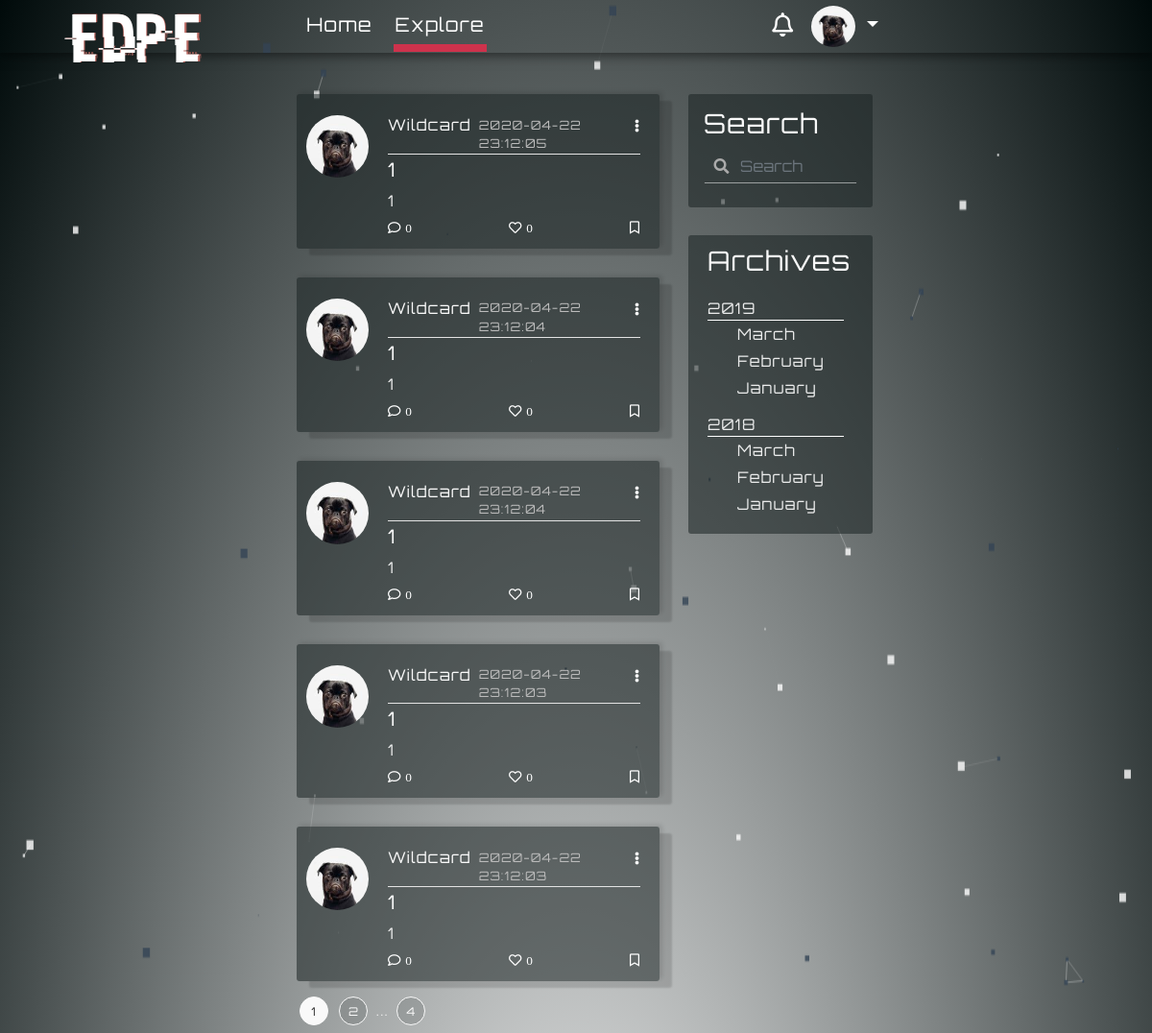
Page /explore (signed in) on the committed database.
### myBlogApp/models.py (models this page shows, shortened)
class User(UserMixin, db.Model):
    id = db.Column(db.Integer, primary_key=True)
    username = db.Column(db.String(64), index=True, unique=True)
    email = db.Column(db.String(120), index=True, unique=True)
    image_file = db.Column(db.String(20), default='default.png')
    password_hash = db.Column(db.String(128))
    about_me = db.Column(db.String(140))
    last_seen = db.Column(db.DateTime, default=datetime.utcnow())
    posts = db.relationship('Post', backref='author', foreign_keys='Post.user_id', lazy=True)
    comments = db.relationship('Comment', backref='c_author', foreign_keys='Comment.author_id', lazy='dynamic')
    followed = db.relationship(
        'User', secondary=followers,
        primaryjoin=(followers.c.follower_id == id),
        secondaryjoin=(followers.c.followed_id == id),
        backref=db.backref('followers', lazy='dynamic'), lazy='dynamic')
    liked = db.relationship('Like_Post', foreign_keys='Like_Post.liked_user_id', backref='liked_author', lazy='dynamic')
    message_sent = db.relationship('Message', foreign_keys='Message.sender_id', backref='author', lazy='dynamic')
    message_received = db.relationship('Message', foreign_keys='Message.recipient_id', backref='recipient', lazy='dynamic')
    last_message_read_time = db.Column(db.DateTime)
    notifications = db.relationship('Notification', foreign_keys='Notification.notification_user_id',
                                    backref='notification_user', lazy='dynamic')
    def new_messages(self):
        last_read_time = self.last_message_read_time or datetime(1900, 1, 1)
        return Message.query.filter_by(recipient=self).filter(Message.timestamp > last_read_time).count()
    def has_liked_post(self, post):
        return Like_Post.query.filter(
            Like_Post.liked_user_id == self.id,
            Like_Post.liked_post_id == post.id).count() > 0

class SearchableMixin(object):
    @classmethod
    def before_commit(cls, session):
        session._changes = {
            'add': list(session.new),
            'update': list(session.dirty),
            'delete': list(session.deleted)
        }
    @classmethod
    def after_commit(cls, session):
        for obj in session._changes['add']:
            if isinstance(obj, SearchableMixin):
                add_to_index(obj.__tablename__, obj)
        for obj in session._changes['update']:
            if isinstance(obj, SearchableMixin):
                add_to_index(obj.__tablename__, obj)
        for obj in session._changes['delete']:
            if isinstance(obj, SearchableMixin):
                remove_from_index(obj.__tablename__, obj)
        session._changes = None

class Post(SearchableMixin, db.Model):
    __searchable__ = ['body']
    id = db.Column(db.Integer, primary_key=True)
    title = db.Column(db.String(100))
    body = db.Column(db.String(140))
    post_picture = db.Column(db.String(20))
    timestamp = db.Column(db.DateTime, index=True, default=datetime.utcnow)
    user_id = db.Column(db.Integer, db.ForeignKey('user.id'))
    comment = db.relationship('Comment', backref='post', foreign_keys='Comment.post_id', lazy='dynamic')
    comment_num = db.Column(db.Integer, default=0)
    likes = db.relationship('Like_Post', backref='l_post', lazy='dynamic')

### myBlogApp/routes.py (the view)
@app.route('/explore')
@login_required
def explore():
    page = request.args.get('page', 1, type=int)
    posts = Post.query.order_by(Post.timestamp.desc()).paginate(page=page, per_page=5)
    return render_template('explore.html', title='Explore', posts=posts)

### myBlogApp/form.py
class SearchForm(FlaskForm):
    q = StringField('Search', validators=[DataRequired()])
    def __init__(self, *args, **kwargs):
        if 'formdata' not in kwargs:
            kwargs['formdata'] = request.args
        if 'csrf_enabled' not in kwargs:
            kwargs['csrf_enabled'] = False
        super(SearchForm, self).__init__(*args, **kwargs)

### myBlogApp/models.py (called while the page is built)
@login.user_loader
def load_user(id):
    return User.query.get(int(id))

### myBlogApp/routes.py (called while the page is built)
@app.before_request
def before_request():
    if current_user.is_authenticated:
        current_user.last_seen = datetime.utcnow()
        db.session.commit()
        g.search_form = SearchForm()

### myBlogApp/templates/explore.html (shortened to what this page needs)
{% extends 'base.html' %}
{% block content %}
    {% for post in posts.items %}
    <article class="media content-section border-width-control index-check index-check-explore art-link">
        <a class="mr-1"href="{{ url_for('user_posts', username=post.author.username) }}">
            <img class="rounded-circle article-img" src="{{ url_for('static', filename = 'profile/' + post.author.image_file) }}"></a>
        <div class="media-body">
            <div class="article-metadata space-control">
                <a class="mr-2" href="{{ url_for('user_posts', username=post.author.username) }}">{{ post.author.username }}</a>
                <small class=" small-margin-control">{{ post.timestamp.strftime('%Y-%m-%d %T') }}</small>
                <div class="dropdown">
                     <a class="comment-color dropdown-toggle toggle-remove", id="navbarDropdownMenuLink2" data-toggle="dropdown" aria-haspopup="true" aria-expanded="false" href="#"><i class="fas fa-ellipsis-v immune-click"></i></a>
                </div>
            </div>
            <h5><a class="article-title" href="{{ url_for('post', post_id = post.id) }}">{{ post.title }}</a></h5>
            <p class="article-content">{{ post.body }}</p>
            <div class="article-metadata pm-control check-index-for-like-explore space-control">
                <a class="comment-color" id="addComments-home" data-toggle="modal" data-target="#exampleModalCenter2" rel="6"  href="{{ url_for('addComments', post_id= post.id) }}"><i class="far fa-comment i-margin-control immune-click">{{ post.comment_num }}</i></a>
            {% if current_user.has_liked_post(post)%}
                <a class="comment-color like-link-home hide-for-like " id="l_l" rel="{{ url_for('like', post_id = post.id) }}" href="javascript:"><i class="far fa-heart i-margin-control i-unlike immune-click">{{post.likes.count()}}</i></a>
                <a class="comment-color unlike-link-home" id="ul_l" rel="{{ url_for('unlike', post_id = post.id) }}" href="javascript:"><i class="fas fa-heart i-margin-control i-color-change i-like immune-click">{{post.likes.count()}}</i></a>
            {% else %}
                <a class="comment-color like-link-home " id="l_l" rel="{{ url_for('like', post_id = post.id) }}" href="javascript:"><i class="far fa-heart i-margin-control i-like immune-click">{{post.likes.count()}}</i></a>
            {% endif %}
                <a class="comment-color" href="#"><i class="far fa-bookmark immune-click"></i></a>
            </div>
        </div>
    </article>
    {% endfor %}
    {% for page_num in posts.iter_pages(left_edge=1, right_edge=1, left_current=1, right_current=2) %}
        {% if page_num %}
            {% if posts.page == page_num %}
            <a class="btn pagination-style pagination-active-style" href="{{ url_for('explore', page= page_num) }}">{{ page_num }}</a>
            {% else %}
            <a class="btn pagination-style" href="{{ url_for('explore', page= page_num) }}">{{ page_num }}</a>
            {% endif %}
        {% else %}
            ...
        {% endif %}
    {% endfor %}
{% endblock content %}

### myBlogApp/templates/navbar.html (shortened to what this page needs)
<nav class="navbar fixed-top navbar-expand-lg scrolling-navbar font-control">
    <div class="collapse navbar-collapse" id="navbarSupportedContent">
      <a class="navbar-brand nav-margin-control logo-style" href="{{ url_for('home') }}"><div class="logo-font glitch-effect" data-text="EDPE">edpe</div> </a>
      <ul class="navbar-nav mr-auto">
        <li class="nav-item active">
          <a class=" hover-control link-control padding-control" id="homeLink" href={{ url_for("home")}}>Home</a>
        </li>
        <li class="nav-item">
          <a class=" hover-control link-control padding-control" id="exploreLink" href={{ url_for("explore")}}>Explore</a>
        </li>
      </ul>
      {% if current_user.is_anonymous %}
          <a class="btn btn-outline-white btn-outline login-button-margin-control js-anchor1"  data-toggle="modal" data-backdrop="false" data-target="#modalForLogin" href="{{ url_for('login')}}">login</a>
      {% else %}
        <a href='{{url_for('messages')}}' class="notification">
          <i class="far fa-bell bell-size"></i>
                            {% set new_messages = current_user.new_messages() %}
        </a>
      {% endif %}
        <div>
        {% if current_user.is_anonymous %}
            <a class="btn btn-outline-white btn-outline signup-button-margin-control js-anchor2"  data-toggle="modal" data-target="#exampleModalCenter1"  data-backdrop="false" href="{{ url_for('register')}}">Sign Up</a>
        {% else %}
            <ul class="navbar-nav" id="nav">
                <li class="nav-item dropdown">
                    <a class="nav-link dropdown-toggle" href="#" id="navbarDropdownMenuLink1" role="button" data-toggle="dropdown" aria-haspopup="true" aria-expanded="false" >
                      {% if current_user.is_anonymous %}
                        <img class="rounded-circle avatar" src="{{  url_for('static', filename='profile/default.png' )}}">
                        {% else %}
                       <img class="rounded-circle avatar" src="{{  url_for('static', filename='profile/' + current_user.image_file)}}">
                        {% endif %}
                    </a>
                </li>
             </ul>
        {% endif %}
        </div>
    </div>
</nav>

### myBlogApp/static/temp212.css (style rules this page uses)
:root { --input-padding-x: 1.5rem; --input-padding-y: 0.75rem; }
a { color: #f9f9f9; }
html { overflow: auto; height: 100%; }
p { margin-bottom: 0; }
.border-width-control { box-shadow: 13px 7px 2px 0 rgba(0, 0, 0, 0.14), -1px 0 1px -2px rgba(0, 0, 0, 0.2), 3px -2px 5px 0 rgba(0, 0, 0, 0.12); }
.form-control-change { background-image: linear-gradient(0deg, #fdca47 2px,rgba(0,150,136,0) 0),linear-gradient(0deg, #ffffff8c 1px,transparent 0); }
.form-control-change { background-repeat: no-repeat; background-position-x: center, 50%; background-position-y: bottom, calc(100% - 1px); background-size: 0 100%,100% 100%; border: 0; transition: background 0s ease-out; padding-left: 0; padding-right: 0; }
.form-control { color: #FFFFFF8c; }
.logo-font { font-family: hackedregular, sans-serif; font-size: 6vw; }
.glitch-effect::before,.glitch-effect::after { content: attr(data-text); position: absolute; top: 0; left: 0; width: 100%; height: 100%; z-index: -1; }
.glitch-effect::before { color: #333333; animation: glitch-effect 3s infinite; }
.glitch-effect::after { color: #b96760; animation: glitch-effect 2s infinite; }

### myBlogApp/static/nav82.css (style rules this page uses)
.navbar { background: transparent; box-shadow: 0 2px 11px 1px rgba(0,0,0,0.5); padding: 6px 20px; }
.link-control { position: relative; text-decoration: none }
.padding-control { bottom: 2px; padding-bottom: 8px; padding-right: 2px; padding-left: 2px; margin-right: 20px; color: #fff; }
.page-on { border: 0 solid #ce324c ; border-bottom-width: 8px; }
.link-control:before { content: ""; position: absolute; width: 100%; height: 8px; bottom: -8px; left: 0; background-color: #ce324c ; visibility: hidden; -webkit-transform: scaleX(0); transform: scaleX(0); -webkit-transition: all 0.3s ease-in-out 0s; transition: all 0.3s ease-in-out 0s; }
.font-control { font-size: 20px; }
.nav-link { color: white; padding-top: 0; padding-bottom: 0; }
.navbar-brand { color: white; }
.avatar { height: 43px; width: 46px; }
.nav-margin-control { font-size: 25px!important; margin: 0 1rem auto 0; padding-top: 0!important; }
@media (min-width: 992px) { .navbar-expand-lg .navbar-collapse { margin: 0 auto; max-width: 53%; padding-left: 20px; } }
.bottom-margin-changes { margin-bottom: 10px!important; }
.toggle-remove:after { content: none!important; }
.logo-style { position: absolute; z-index: 10000; left: 6%; top: -20%; }
.notification { color: white; text-decoration: none; padding: 0 10px; position: relative; display: inline-block; border-radius: 2px; }
.bell-size { font-size: 25px; }

### myBlogApp/static/search3.css (style rules this page uses)
.has-search .form-control { padding-left: 2.375rem; padding-right:10px; background-color: transparent; }

### rows in the picture
User: image_file (picture)
Post: image_file (picture), author.username "Wildcard", timestamp "2020-04-22 23:12:05", title "1", body "1", comment_num "0", likes.count "0"
Post: image_file (picture), author.username "Wildcard", timestamp "2020-04-22 23:12:04", title "1", body "1", comment_num "0", likes.count "0"
Post: image_file (picture), author.username "Wildcard", timestamp "2020-04-22 23:12:04", title "1", body "1", comment_num "0", likes.count "0"
Post: image_file (picture), author.username "Wildcard", timestamp "2020-04-22 23:12:03", title "1", body "1", comment_num "0", likes.count "0"
Post: image_file (picture), author.username "Wildcard", timestamp "2020-04-22 23:12:03", title "1", body "1", comment_num "0", likes.count "0"

### other values in the picture
{{ page_num }} "1"
{{ page_num }} "2" "4"
